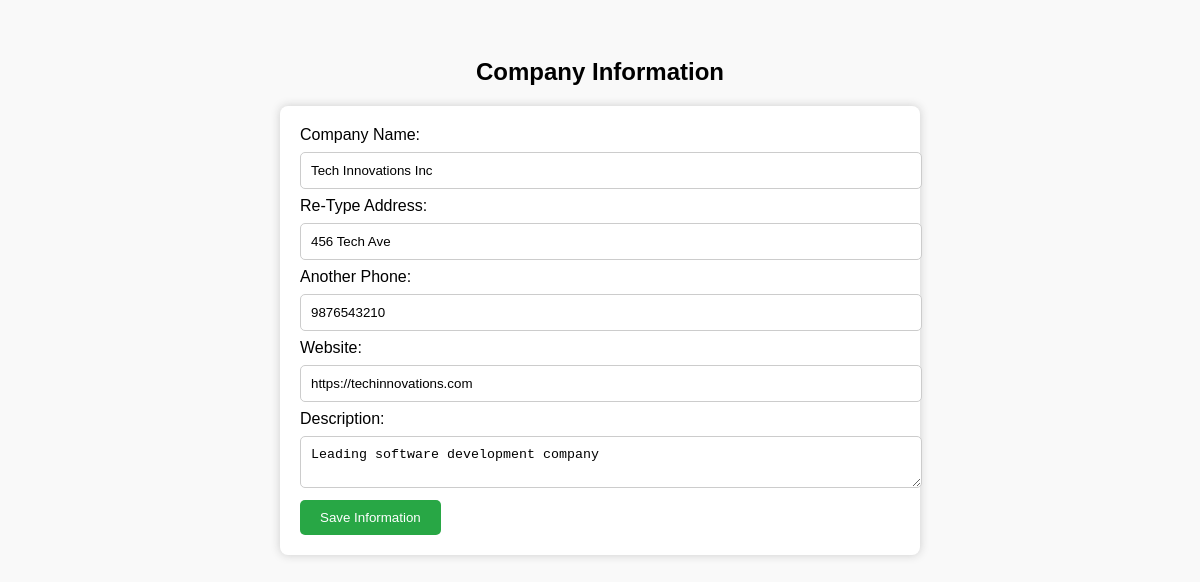
/company_info.php (signed in), run on the app's committed database.
### tables this page shows
CREATE TABLE `companies` (
  `id` int(11) NOT NULL,
  `user_id` int(11) NOT NULL,
  `company_name` varchar(255) NOT NULL,
  `address` varchar(255) DEFAULT NULL,
  `phone` varchar(20) DEFAULT NULL,
  `website` varchar(255) DEFAULT NULL,
  `description` text DEFAULT NULL,
  `logo` varchar(255) DEFAULT NULL,
  `created_at` timestamp NOT NULL DEFAULT current_timestamp(),
  `updated_at` timestamp NOT NULL DEFAULT current_timestamp() ON UPDATE current_timestamp()
);

### company_info.php (the view, shortened to what this page needs)
<?php
include 'db.php';
$user_id = $_SESSION['user_id'];
$stmt = $pdo->prepare("SELECT * FROM companies WHERE user_id = ?");
$stmt->execute([$user_id]);
$company = $stmt->fetch(PDO::FETCH_ASSOC);
?>
<!DOCTYPE html>
<html>
<head>
</head>
<body>
    <h2 style="text-align:center;">Company Information</h2>
    <form method="post" action="">
        <label>Company Name:</label>
        <input type="text" name="company_name" value="<?= htmlspecialchars($company['company_name'] ?? '') ?>" required>
        <label>Re-Type Address:</label>
        <input type="text" name="address" value="<?= htmlspecialchars($company['address'] ?? '') ?>">
        <label>Another Phone:</label>
        <input type="text" name="phone" value="<?= htmlspecialchars($company['phone'] ?? '') ?>">
        <label>Website:</label>
        <input type="text" name="website" value="<?= htmlspecialchars($company['website'] ?? '') ?>">
        <label>Description:</label>
        <textarea name="description"><?= htmlspecialchars($company['description'] ?? '') ?></textarea>
        <button type="submit" name="submit">Save Information</button>
    </form>
</body>
</html>

### company_info.php (style rules this page uses)
body { font-family: Arial, sans-serif; background: #f9f9f9; padding: 30px; }
form { max-width: 600px; margin: auto; background: #fff; padding: 20px; border-radius: 8px; box-shadow: 0 0 10px #ccc; }
input, textarea { width: 100%; padding: 10px; margin: 8px 0; border: 1px solid #ccc; border-radius: 5px; }
button { padding: 10px 20px; background: #28a745; color: #fff; border: none; border-radius: 5px; cursor: pointer; }

### data on the page
companies: company_name "Tech Innovations Inc", address "456 Tech Ave", phone "9876543210", website "https://techinnovations.com", description "Leading software development company"
